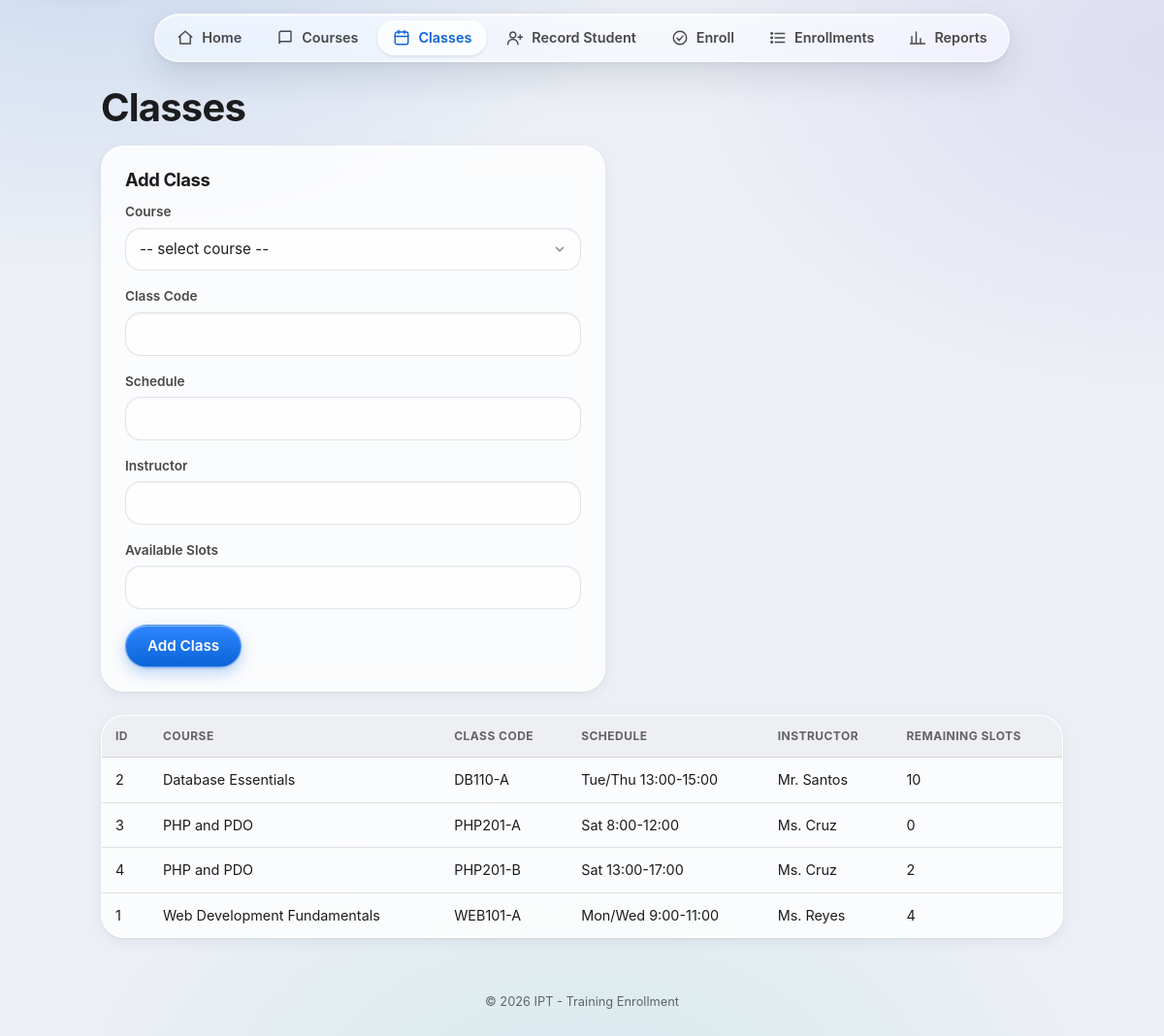
/admin/classes.php, run on the app's committed database.
### tables this page shows
CREATE TABLE classes (
    class_id INT AUTO_INCREMENT PRIMARY KEY,
    course_id INT NOT NULL,
    class_code VARCHAR(20) NOT NULL,
    schedule VARCHAR(100),
    instructor VARCHAR(100),
    slots INT NOT NULL DEFAULT 0,
    FOREIGN KEY (course_id) REFERENCES courses(course_id)
);

CREATE TABLE courses (
    course_id INT AUTO_INCREMENT PRIMARY KEY,
    course_code VARCHAR(20) NOT NULL UNIQUE,
    course_name VARCHAR(100) NOT NULL,
    description TEXT
);

### config/db.php (called while the page is built, shortened)
<?php
function Esc($value)
{
    return htmlspecialchars((string) $value, ENT_QUOTES, 'UTF-8');
}

### classes/ClassSection.php (called while the page is built, shortened)
<?php
class ClassSection
{
    private $db;
    public function __construct(PDO $db)
    {
        $this->db = $db;
    }
    public function allWithCourse()
    {
        $sql = "SELECT c.*, co.course_code, co.course_name
                FROM classes c
                INNER JOIN courses co ON c.course_id = co.course_id
                ORDER BY co.course_name, c.class_code";
        return $this->db->query($sql)->fetchAll();
    }
}

### admin/classes.php (the view, shortened to what this page needs)
<?php
$base = '../';
require_once __DIR__ . '/../config/db.php';
require_once __DIR__ . '/../classes/ClassSection.php';
$sections = new ClassSection($db);
$form = ['course_id' => 0, 'class_code' => '', 'schedule' => '', 'instructor' => '', 'slots' => ''];
$list = $sections->allWithCourse();
require_once __DIR__ . '/../includes/header.php';
?>
<h1>Classes</h1>
<form method="post" class="box">
    <h3>Add Class</h3>
    <label>Course</label>
    <select name="course_id">
        <option value="0">-- select course --</option>
    </select>
    <label>Class Code</label>
    <input type="text" name="class_code" maxlength="20" value="<?php echo Esc($form['class_code']); ?>">
    <label>Schedule</label>
    <input type="text" name="schedule" maxlength="100" value="<?php echo Esc($form['schedule']); ?>">
    <label>Instructor</label>
    <input type="text" name="instructor" maxlength="100" value="<?php echo Esc($form['instructor']); ?>">
    <label>Available Slots</label>
    <input type="number" name="slots" min="0" value="<?php echo Esc($form['slots']); ?>">
    <button type="submit">Add Class</button>
</form>
<table>
    <tr><th>ID</th><th>Course</th><th>Class Code</th><th>Schedule</th><th>Instructor</th><th>Remaining Slots</th></tr>
    <?php foreach ($list as $c) { ?>
    <tr>
        <td><?php echo (int) $c['class_id']; ?></td>
        <td><?php echo Esc($c['course_name']); ?></td>
        <td><?php echo Esc($c['class_code']); ?></td>
        <td><?php echo Esc($c['schedule']); ?></td>
        <td><?php echo Esc($c['instructor']); ?></td>
        <td><?php echo (int) $c['slots']; ?></td>
    </tr>
    <?php } ?>
</table>
<?php require_once __DIR__ . '/../includes/footer.php'; ?>

### includes/header.php (shortened to what this page needs)
<?php
$currentPage = basename($_SERVER['SCRIPT_NAME'] ?? '');
$navItems = [
    ['index.php',       '',       'Home',          'Home',     '<path d="M3 11l9-8 9 8"/><path d="M5 10v10h14V10"/>'],
    ['courses.php',     'admin/', 'Courses',       'Courses',  '<path d="M4 19.5A2.5 2.5 0 0 1 6.5 17H20V3H6.5A2.5 2.5 0 0 0 4 5.5z"/>'],
    ['classes.php',     'admin/', 'Classes',       'Classes',  '<rect x="3" y="4" width="18" height="17" rx="3"/><path d="M8 2v4M16 2v4M3 10h18"/>'],
    ['students.php',    'admin/', 'Record Student','Record',   '<circle cx="9" cy="8" r="4"/><path d="M2 21a7 7 0 0 1 14 0"/><path d="M19 8v6M16 11h6"/>'],
    ['enroll.php',      'admin/', 'Enroll',        'Enroll',   '<circle cx="12" cy="12" r="9"/><path d="M8 12.5l3 3 5-6"/>'],
    ['enrollments.php', 'admin/', 'Enrollments',   'Enrolled', '<path d="M8 6h13M8 12h13M8 18h13"/><circle cx="3.5" cy="6" r="1"/><circle cx="3.5" cy="12" r="1"/><circle cx="3.5" cy="18" r="1"/>'],
    ['reports.php',     'admin/', 'Reports',       'Reports',  '<path d="M4 20V10M10 20V4M16 20v-7M22 20H2"/>']
];
?>
<!DOCTYPE html>
<html lang="en">
<head>
    <link rel="stylesheet" href="<?php echo $base; ?>css/style.css">
</head>
<body>
<nav aria-label="Main">
    <?php foreach ($navItems as $item) { ?>
    <a href="<?php echo $base . $item[1] . $item[0]; ?>"<?php echo ($currentPage === $item[0]) ? ' aria-current="page"' : ''; ?>>
        <svg viewBox="0 0 24 24" aria-hidden="true" focusable="false"><?php echo $item[4]; ?></svg>
        <span class="lbl"><?php echo $item[2]; ?></span><span class="lbl-s" aria-hidden="true"><?php echo $item[3]; ?></span>
    </a>
    <?php } ?>
</nav>
<main id="content">

### includes/footer.php
</main>
<footer>&copy; <?php echo date('Y'); ?> IPT - Training Enrollment</footer>
</body>
</html>

### data on the page
classes: class_id "2", course.course_name "Database Essentials", class_code "DB110-A", schedule "Tue/Thu 13:00-15:00", instructor "Mr. Santos", slots "10"
classes: class_id "3", course.course_name "PHP and PDO", class_code "PHP201-A", schedule "Sat 8:00-12:00", instructor "Ms. Cruz", slots "0"
classes: class_id "4", course.course_name "PHP and PDO", class_code "PHP201-B", schedule "Sat 13:00-17:00", instructor "Ms. Cruz", slots "2"
classes: class_id "1", course.course_name "Web Development Fundamentals", class_code "WEB101-A", schedule "Mon/Wed 9:00-11:00", instructor "Ms. Reyes", slots "4"

### other printed values
$item[2] "Home"
$item[2] "Courses"
$item[2] "Classes"
$item[2] "Record Student"
$item[2] "Enroll"
$item[2] "Enrollments"
$item[2] "Reports"
